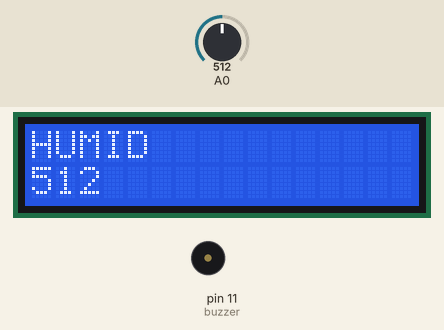
This sketch was run on a simulated Arduino Uno, built with avr-gcc and run on an emulated ATmega328P. On the bench: 16×2 character LCD, buzzer (waves = sounding). The test bench sets the inputs (shaded band); at power-on: A0 = 512. What the sketch prints to the serial monitor is not drawn.

Above: at 1.2 s.
1.3 s: A0 set to 592
At 2.4 s:
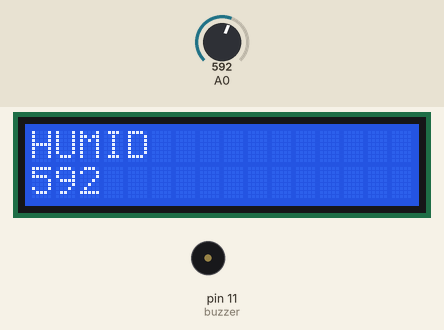
3.5 s: A0 set to 616
At 4.4 s:
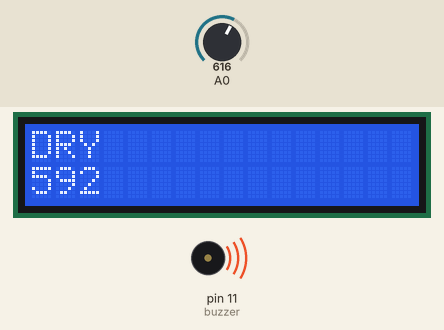
7.5 s: A0 set to 360
At 11.2 s:
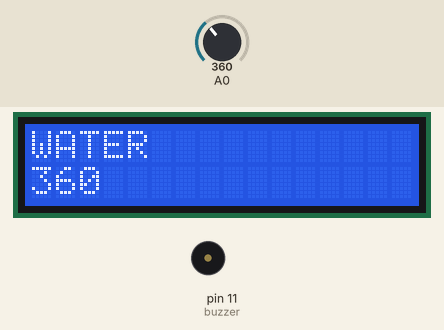
11.5 s: A0 set to 378
At 13.3 s:
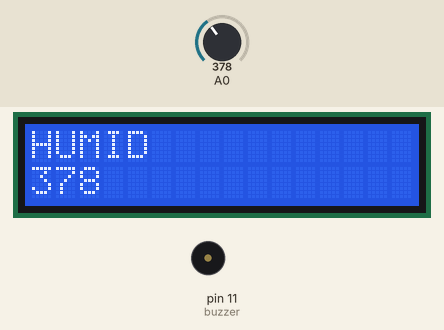
13.6 s: A0 set to 1010
At 15.5 s:
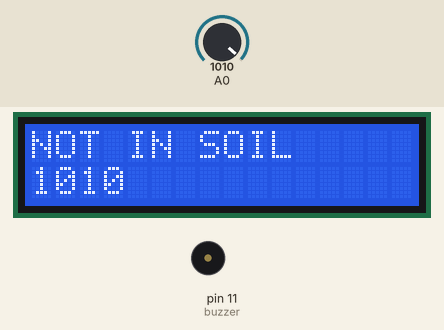
Timing chart, 0 to 16.6 s (numbered marks = the images above; inputs shaded):
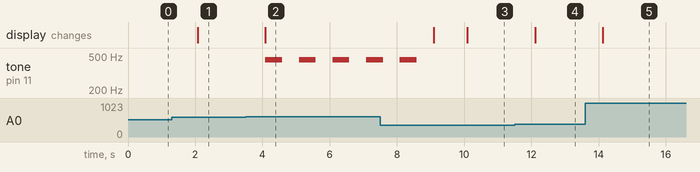

The sketch:

soil_moisture_monitor.ino
```cpp
#include <LiquidCrystal.h>
LiquidCrystal LCD(10, 9, 5, 4, 3, 2);

int buzzer = 11;
bool stop = false;


void setup()
{
  Serial.begin(9600);
  pinMode(A0, INPUT);
  LCD.begin(16,2);
}
void loop()
{
  int SensorValue= analogRead(A0);
  Serial.print(SensorValue);
  Serial.print(" - ");
  if(SensorValue >= 1000)
{
   Serial.println("not in Soil or DISCONNECTED");
   LCD.setCursor(0,0);
   LCD.print("NOT IN SOIL");
   LCD.print("             ");
  }
  if(SensorValue < 1000 && SensorValue >= 600)
{
   Serial.println("DRY");
   LCD.setCursor(0,0);
   LCD.print("DRY");
   LCD.print("             ");

   if (stop == false)
  {
     for(int i = 0; i < 5; i++)
     {
        tone(buzzer, 450);
        delay(500);
        noTone(buzzer);
        delay(500);


        stop = true;
     }
  }
  noTone(buzzer);

  }
  if(SensorValue < 600 && SensorValue >= 370)
{
   Serial.println("HUMID");
   LCD.setCursor(0,0);
   LCD.print("HUMID");
   LCD.print("             ");
  }
  if(SensorValue < 370)
{
   Serial.println("WATER");
   LCD.setCursor(0,0);
   LCD.print("WATER");
   LCD.print("             ");

  }
  LCD.setCursor(0,1);
  LCD.print("                 ");
  LCD.setCursor(0,1);
  LCD.print(SensorValue);
  delay(1000);
}
```

Measured:
- the behaviour switches between 599 and 600 on A0 (found by bisection; images 1 and 2)
- the behaviour switches between 369 and 370 on A0 (found by bisection; images 3 and 4)
- after the input at 1.3 s, the display: changes after 0.78 s (image 1)
- after the input at 3.5 s, tone on pin 11 (buzzer): alternates 450 Hz for 0.50 s and silent for 0.50 s, starting after 0.59 s; the display: changes after 0.59 s (image 2)
- after the input at 7.5 s, the display: first differs from a run without the input after 2.6 s (image 3)
- after the input at 11.5 s, the display: changes after 0.61 s (image 4)
- after the input at 13.6 s, the display: changes after 0.52 s (image 5)
